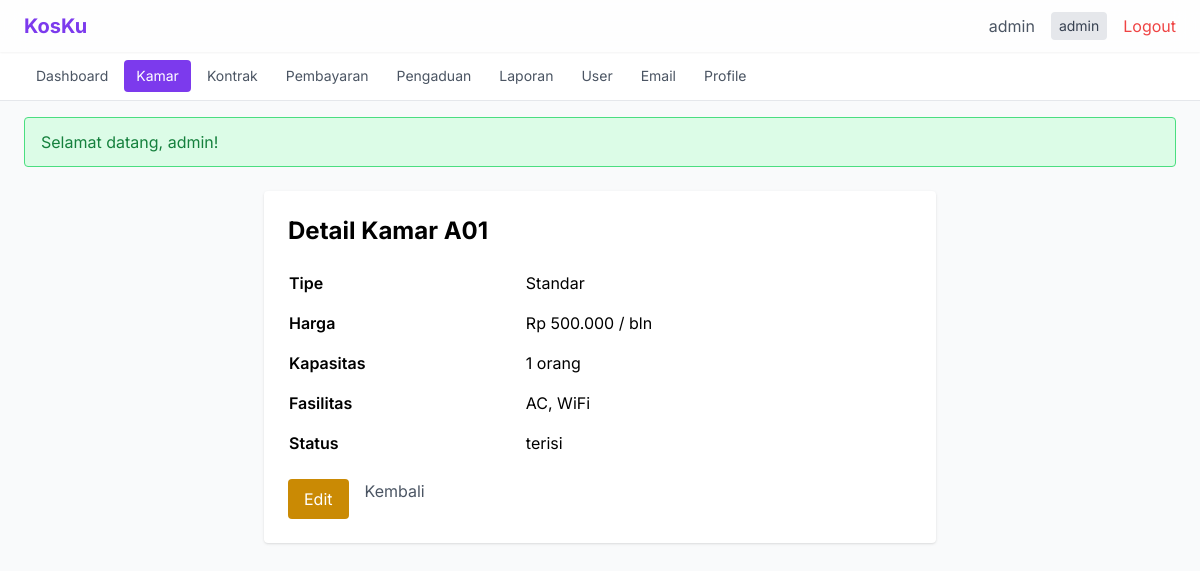
Screenshot of /kamar/detail/1 (signed in) with the database file from the repository.
### tables this page shows
CREATE TABLE kamar (
    id INT AUTO_INCREMENT PRIMARY KEY,
    nomor_kamar VARCHAR(10) NOT NULL UNIQUE,
    tipe VARCHAR(50),
    harga DECIMAL(12,2) NOT NULL,
    kapasitas INT DEFAULT 1,
    fasilitas TEXT,
    status ENUM('tersedia', 'terisi', 'maintenance') NOT NULL DEFAULT 'tersedia',
    foto VARCHAR(255),
    created_at TIMESTAMP DEFAULT CURRENT_TIMESTAMP
);

### src/Controllers/KamarController.php (called while the page is built, shortened)
<?php
class KamarController
{
    private Kamar $kamar;
    public function __construct()
    {
        $this->kamar = new Kamar();
    }
    public function detail(int $id): void
    {
        $kamar = $this->kamar->find($id);
        require_once __DIR__ . '/../../views/kamar/detail.php';
    }
}

### public/index.php (called while the page is built, shortened)
<?php
$requestUri = $_SERVER['REQUEST_URI'] ?? '/';
$requestUri = parse_url($requestUri, PHP_URL_PATH);
$requestUri = ltrim($requestUri, '/');
$url = !empty($requestUri) ? $requestUri : ($_GET['url'] ?? '');
$url = rtrim($url, '/');
$url = filter_var($url, FILTER_SANITIZE_URL);
$url = explode('/', $url);
$controllerName = !empty($url[0]) ? ucfirst($url[0]) . 'Controller' : 'AuthController';
$defaultMethod = $controllerName === 'AuthController' ? 'login' : 'index';
$methodName = $url[1] ?? $defaultMethod;
$params = array_slice($url, 2);
$controller = new $controllerClass();
call_user_func_array([$controller, $methodName], $params);

### config/database.php (called while the page is built, shortened)
<?php
class Database
{
    private static ?PDO $instance = null;
    private static string $host = 'localhost';
    private static string $dbname = 'kos_management';
    private static string $user = 'root';
    private static string $pass = '';
    private static string $charset = 'utf8mb4';
    public static function getConnection(): PDO
    {
        if (self::$instance === null) {
            try {
                $dsn = "mysql:host=" . self::$host . ";dbname=" . self::$dbname . ";charset=" . self::$charset;
                self::$instance = new PDO($dsn, self::$user, self::$pass, [
                    PDO::ATTR_ERRMODE => PDO::ERRMODE_EXCEPTION,
                    PDO::ATTR_DEFAULT_FETCH_MODE => PDO::FETCH_ASSOC,
                    PDO::ATTR_EMULATE_PREPARES => false,
                ]);
            } catch (PDOException $e) {
                error_log("Database connection failed: " . $e->getMessage());
                http_response_code(500);
                require_once __DIR__ . '/../views/errors/500.php';
                exit;
            }
        }
        return self::$instance;
    }
}

### src/Models/Kamar.php (called while the page is built, shortened)
<?php
class Kamar
{
    private PDO $db;
    public function __construct()
    {
        $this->db = Database::getConnection();
    }
    public function find(int $id): array|false
    {
        $stmt = $this->db->prepare("SELECT * FROM kamar WHERE id = ?");
        $stmt->execute([$id]);
        return $stmt->fetch();
    }
}

### src/Helpers/Security.php (called while the page is built, shortened)
<?php
class Security
{
    public static function escapeHtml(string $data): string
    {
        return htmlspecialchars($data, ENT_QUOTES | ENT_HTML5, 'UTF-8');
    }
}

### views/kamar/detail.php (the view, shortened to what this page needs)
<?php
require_once __DIR__ . '/../../src/Helpers/Security.php';
?>
<?php require_once __DIR__ . '/../layouts/header.php'; ?>
<div class="max-w-2xl mx-auto bg-white rounded shadow p-6">
    <h1 class="text-2xl font-bold mb-4">Detail Kamar <?= Security::escapeHtml($kamar['nomor_kamar']) ?></h1>
    <table class="w-full">
        <tr><td class="font-semibold py-2">Tipe</td><td><?= Security::escapeHtml($kamar['tipe']) ?></td></tr>
        <tr><td class="font-semibold py-2">Harga</td><td>Rp <?= number_format($kamar['harga'], 0, ',', '.') ?> / bln</td></tr>
        <tr><td class="font-semibold py-2">Kapasitas</td><td><?= Security::escapeHtml($kamar['kapasitas']) ?> orang</td></tr>
        <tr><td class="font-semibold py-2">Fasilitas</td><td><?= Security::escapeHtml($kamar['fasilitas']) ?></td></tr>
        <tr><td class="font-semibold py-2">Status</td><td><?= Security::escapeHtml($kamar['status']) ?></td></tr>
    </table>
    <div class="mt-4 flex gap-2">
        <?php if (($_SESSION['user_role'] ?? '') === 'penyewa'): ?>
            <?php if (($kamar['status'] ?? '') === 'tersedia'): ?>
            <a href="/kontrak/create?kamar_id=<?= $kamar['id'] ?>" class="bg-green-600 text-white px-4 py-2 rounded hover:bg-green-700">
                Ajukan Sewa
            </a>
            <?php endif; ?>
        <?php else: ?>
            <a href="/kamar/edit/<?= $kamar['id'] ?>" class="bg-yellow-600 text-white px-4 py-2 rounded">Edit</a>
        <?php endif; ?>
        <a href="/kamar/index" class="ml-2 text-gray-600">Kembali</a>
    </div>
</div>
<?php require_once __DIR__ . '/../layouts/footer.php'; ?>

### views/layouts/header.php (style rules this page uses)
body { font-family: 'Inter', sans-serif; }

### rows the page displays
kamar: nomor_kamar "A01", tipe "Standar", harga "500.000", kapasitas "1", fasilitas "AC, WiFi", status "terisi"
